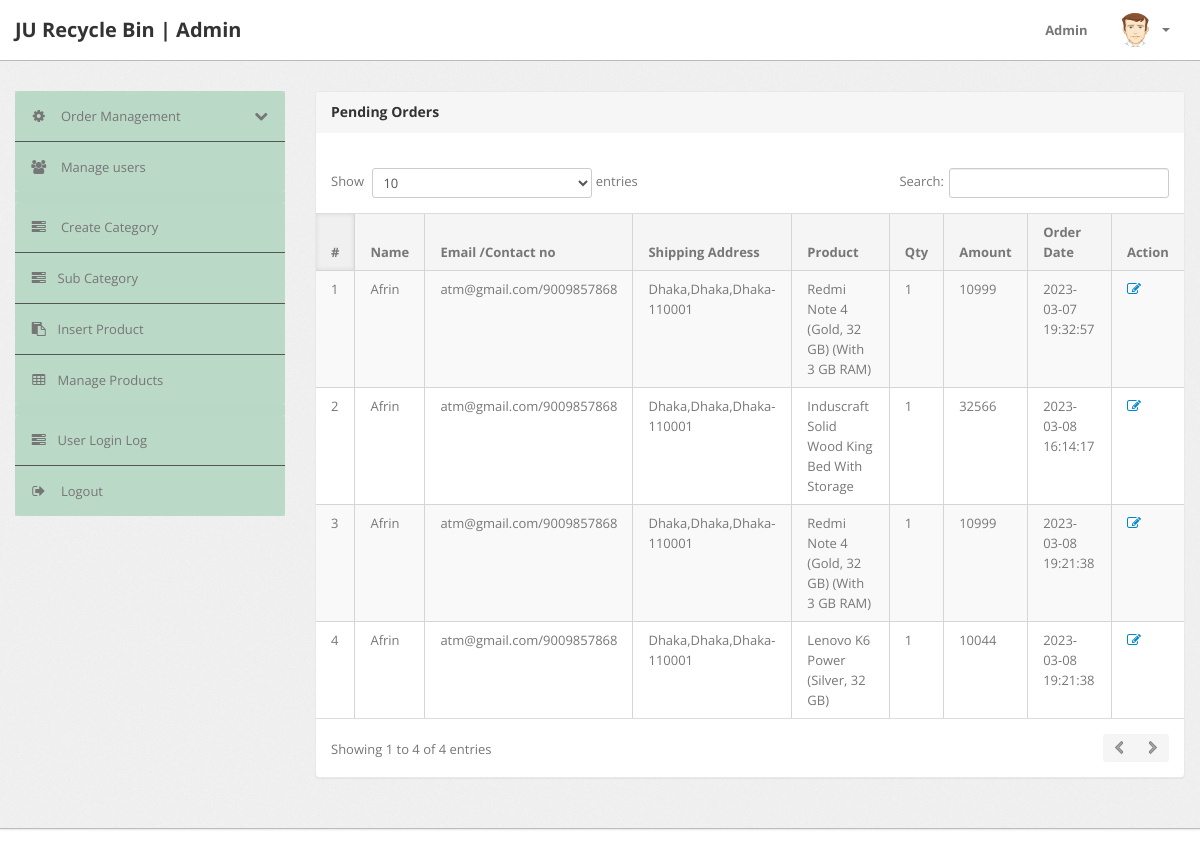
/admin/pending-orders.php (signed in), run on the app's committed database.
### tables this page shows
CREATE TABLE `orders` (
  `id` int(11) NOT NULL,
  `userId` int(11) DEFAULT NULL,
  `productId` varchar(255) DEFAULT NULL,
  `quantity` int(11) DEFAULT NULL,
  `orderDate` timestamp NOT NULL DEFAULT CURRENT_TIMESTAMP,
  `paymentMethod` varchar(50) DEFAULT NULL,
  `orderStatus` varchar(55) DEFAULT NULL
);

CREATE TABLE `users` (
  `id` int(11) NOT NULL,
  `name` varchar(255) DEFAULT NULL,
  `email` varchar(255) DEFAULT NULL,
  `contactno` bigint(11) DEFAULT NULL,
  `password` varchar(255) DEFAULT NULL,
  `shippingAddress` longtext,
  `shippingState` varchar(255) DEFAULT NULL,
  `shippingCity` varchar(255) DEFAULT NULL,
  `shippingPincode` int(11) DEFAULT NULL,
  `billingAddress` longtext,
  `billingState` varchar(255) DEFAULT NULL,
  `billingCity` varchar(255) DEFAULT NULL,
  `billingPincode` int(11) DEFAULT NULL,
  `regDate` timestamp NOT NULL DEFAULT CURRENT_TIMESTAMP,
  `updationDate` varchar(255) DEFAULT NULL
);

CREATE TABLE `products` (
  `id` int(11) NOT NULL,
  `category` int(11) NOT NULL,
  `subCategory` int(11) DEFAULT NULL,
  `productName` varchar(255) DEFAULT NULL,
  `productCompany` varchar(255) DEFAULT NULL,
  `productPrice` int(11) DEFAULT NULL,
  `productPriceBeforeDiscount` int(11) DEFAULT NULL,
  `productDescription` longtext,
  `productImage1` varchar(255) DEFAULT NULL,
  `productImage2` varchar(255) DEFAULT NULL,
  `productImage3` varchar(255) DEFAULT NULL,
  `shippingCharge` int(11) DEFAULT NULL,
  `productAvailability` varchar(255) DEFAULT NULL,
  `postingDate` timestamp NULL DEFAULT CURRENT_TIMESTAMP,
  `updationDate` varchar(255) DEFAULT NULL
);

### admin/pending-orders.php (the view, shortened to what this page needs)
<?php
include('include/config.php');
if(strlen($_SESSION['alogin'])==0)
	{
header('location:index.php');
}
else{
?>
<!DOCTYPE html>
<html lang="en">
<head>
	<link type="text/css" href="bootstrap/css/bootstrap.min.css" rel="stylesheet">
	<link type="text/css" href="bootstrap/css/bootstrap-responsive.min.css" rel="stylesheet">
	<link type="text/css" href="css/theme.css" rel="stylesheet">
	<link type="text/css" href="images/icons/css/font-awesome.css" rel="stylesheet">
</head>
<body>
<?php include('include/header.php');?>
	<div class="wrapper">
		<div class="container">
			<div class="row">
<?php include('include/sidebar.php');?>
			<div class="span9">
					<div class="content">
	<div class="module">
							<div class="module-head">
								<h3>Pending Orders</h3>
							</div>
							<div class="module-body table">
									<br />
								<table cellpadding="0" cellspacing="0" border="0" class="datatable-1 table table-bordered table-striped	 display table-responsive" >
									<thead>
										<tr>
											<th>#</th>
											<th> Name</th>
											<th width="50">Email /Contact no</th>
											<th>Shipping Address</th>
											<th>Product </th>
											<th>Qty </th>
											<th>Amount </th>
											<th>Order Date</th>
											<th>Action</th>
										</tr>
									</thead>
<tbody>
<?php
$status='Delivered';
$query=mysqli_query($con,"select users.name as username,users.email as useremail,users.contactno as usercontact,users.shippingAddress as shippingaddress,users.shippingCity as shippingcity,users.shippingState as shippingstate,users.shippingPincode as shippingpincode,products.productName as productname,products.shippingCharge as shippingcharge,orders.quantity as quantity,orders.orderDate as orderdate,products.productPrice as productprice,orders.id as id  from orders join users on  orders.userId=users.id join products on products.id=orders.productId where orders.	orderStatus!='$status' or orders.orderStatus is null");
$cnt=1;
while($row=mysqli_fetch_array($query))
{
?>
										<tr>
											<td><?php echo htmlentities($cnt);?></td>
											<td><?php echo htmlentities($row['username']);?></td>
<td><?php echo htmlentities($row['useremail']);?>/<?php echo htmlentities($row['usercontact']);?></td>
<td><?php echo htmlentities($row['shippingaddress'].",".$row['shippingcity'].",".$row['shippingstate']."-".$row['shippingpincode']);?></td>
											<td><?php echo htmlentities($row['productname']);?></td>
											<td><?php echo htmlentities($row['quantity']);?></td>
											<td><?php echo htmlentities($row['quantity']*$row['productprice']+$row['shippingcharge']);?></td>
											<td><?php echo htmlentities($row['orderdate']);?></td>
											<td>   <a href="updateorder.php?oid=<?php echo htmlentities($row['id']);?>" title="Update order" target="_blank"><i class="icon-edit"></i></a>
											</td>
											</tr>
										<?php $cnt=$cnt+1; } ?>
										</tbody>
								</table>
							</div>
						</div>
					</div>
				</div>
			</div>
		</div>
	</div>
<?php include('include/footer.php');?>
</body>
<?php } ?>

### data on the page
orders: userId.name "Afrin", userId.email "atm@gmail.com", userId.contactno "9009857868", userId.shippingPincode "Dhaka,Dhaka,Dhaka-110001", productId.productName "Redmi Note 4 (Gold, 32 GB) (With 3 GB RAM)", quantity "1", $row['quantity']*$row['productprice']+$row['shippingcharge'] "10999", orderDate "2023-03-07 19:32:57"
orders: userId.name "Afrin", userId.email "atm@gmail.com", userId.contactno "9009857868", userId.shippingPincode "Dhaka,Dhaka,Dhaka-110001", productId.productName "Induscraft Solid Wood King Bed With Storage", quantity "1", $row['quantity']*$row['productprice']+$row['shippingcharge'] "32566", orderDate "2023-03-08 16:14:17"
orders: userId.name "Afrin", userId.email "atm@gmail.com", userId.contactno "9009857868", userId.shippingPincode "Dhaka,Dhaka,Dhaka-110001", productId.productName "Redmi Note 4 (Gold, 32 GB) (With 3 GB RAM)", quantity "1", $row['quantity']*$row['productprice']+$row['shippingcharge'] "10999", orderDate "2023-03-08 19:21:38"
orders: userId.name "Afrin", userId.email "atm@gmail.com", userId.contactno "9009857868", userId.shippingPincode "Dhaka,Dhaka,Dhaka-110001", productId.productName "Lenovo K6 Power (Silver, 32 GB)", quantity "1", $row['quantity']*$row['productprice']+$row['shippingcharge'] "10044", orderDate "2023-03-08 19:21:38"
